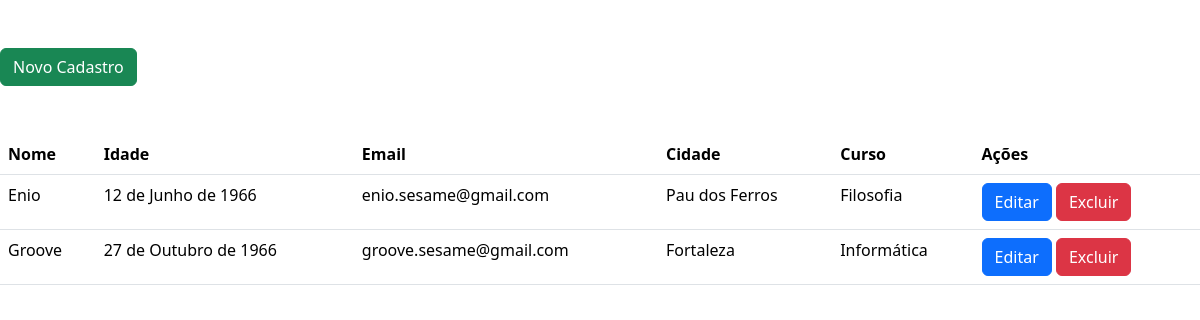
Before: / with the older database file.
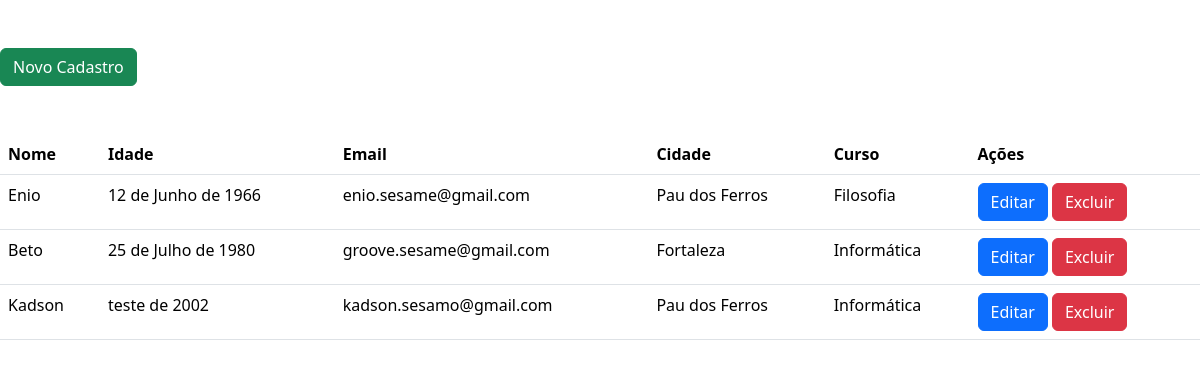
After: the same page with the newer database file.
### apps/manter_alunos/models.py (models this page shows, shortened)
class Aluno(models.Model):
    nome = models.CharField(max_length=40)
    endereco = models.CharField(max_length=70)
    email = models.CharField(max_length=40)
    data_de_nascimento = models.CharField(max_length=60)
    curso = models.ForeignKey(Curso, on_delete=models.CASCADE)
    cidade = models.ForeignKey(Cidade, on_delete=models.CASCADE)

class Cidade(models.Model):
    nome = models.CharField(max_length=30)
    sigla_estado = models.CharField(max_length=2)
    def __str__(self):
        return self.nome

class Curso(models.Model):
    nome = models.CharField(max_length=15)
    def __str__(self):
        return self.nome

### apps/manter_alunos/views.py (the view)
# urls.py: path('', index, name="home"),
def index(request):
    alunos = Aluno.objects.all()
    context = { 'alunos': alunos }
    return render(request, 'index.html', context)

### apps/manter_alunos/templates/index.html (shortened to what this page needs)
<!DOCTYPE html>
<html lang="pt-br">
<head>
    <link href="https://cdn.jsdelivr.net/npm/bootstrap@5.3.2/dist/css/bootstrap.min.css" rel="stylesheet"
>
</head>
<body>
    <main>
        <a href="{% url 'criar_aluno' %}"><button class="btn btn-success my-5">Novo Cadastro</button></a>
        <table class="table">
            <thead>
                <tr>
                    <th class="col">Nome</th>
                    <th class="col">Idade</th>
                    <th class="col">Email</th>
                    <th class="col">Cidade</th>
                    <th class="col">Curso</th>
                    <th class="col">Ações</th>
                </tr>
            </thead>
            <tbody>
                {% for aluno in alunos %}
                <tr>
                    <td>{{ aluno.nome }}</td>
                    <td>{{ aluno.data_de_nascimento }}</td>
                    <td>{{ aluno.email }}</td>
                    <td>{{ aluno.cidade }}</td>
                    <td>{{ aluno.curso }}</td>
                    <td>
                        <a href="{% url 'editar_aluno' aluno.id %}"><button class="btn btn-primary">Editar</button></a>
                        <a href="{% url 'excluir_aluno' aluno.id %}"><button class="btn btn-danger">Excluir</button></a>
                    </td>
                </tr>
                {% endfor %}
            </tbody>
        </table>
    </main>
</body>
</html>

Changed rows visible on the page:
changed Aluno "groove.sesame@gmail.com": nome "Groove" → "Beto"; data_de_nascimento "27 de Outubro de 1966" → "25 de Julho de 1980"
added Aluno: nome "Kadson", data_de_nascimento "teste de 2002", email "kadson.sesamo@gmail.com", cidade "Pau dos Ferros", curso "Informática"
